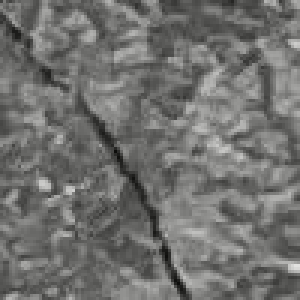
#> input picture Sample_crack/crack_2500_1200.jpg, 100 x 100 px, found by its file name (shown 3 times larger)
$ python image_filters.py
#> lines starting #> are read from the running program, lines starting #| are printed output that depends on the picture; after the words box and inside, x2 and y2 are one past the last pixel; in counts of white or black regions, pixels touching at a corner belong together
import cv2
import numpy as np
import matplotlib.pyplot as plt
import pylab as pl


def log_transform(image):
    # Read an image
    #gray = cv2.cvtColor(image, cv2.COLOR_BGR2GRAY)

    # Apply log transformation method
    c = 255 / np.log(1 + np.max(image))
    log_image = c * (np.log(image + 1))

    # Specify the data type so that
    # float value will be converted to int
    log_image = np.array(log_image, dtype=np.uint8)
    return log_image

def bilateral(image):
    bilateral_blur = cv2.bilateralFilter(image, 15, 80, 80)
    return bilateral_blur

def canny(image):
    canny_img = cv2.Canny(image,100,200)
    return canny_img

def morphological_filter(image,kernelSize):
    kernel = cv2.getStructuringElement(cv2.MORPH_RECT, kernelSize)
    closing = cv2.morphologyEx(image, cv2.MORPH_CLOSE, kernel)
    return closing


# Display both images
path = "E:/PyCharm Community Edition 2021.3.1/probility/Crack-Detection/Sample_crack/crack_2500_1200.jpg"
kernelSize = (5,5)

image = cv2.imread(path)
#> image is the input picture: shape (100, 100, 3); mean B, G, R 110.7, 112.7, 112.7
bi_image = bilateral(image)
#> in bilateral, `bilateral_blur = cv2.bilateralFilter(image, 15, 80, 80)`:
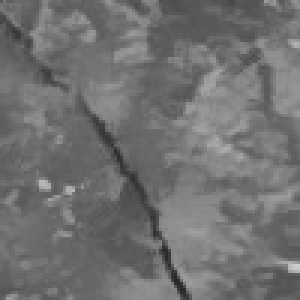
#> bilateral_blur: shape (100, 100, 3) (shown 3 times larger); mean B, G, R 110.4, 112.4, 112.4
log_image = log_transform(bi_image)
#> in log_transform, `c = 255 / np.log(1 + np.max(image))`: c = 47.86
#> in log_transform, `log_image = c * (np.log(image + 1))`:
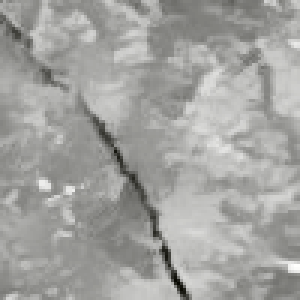
#> log_image: shape (100, 100, 3) float16 (shown 3 times larger); mean B, G, R 224.9, 225.8, 225.8; drawn with min black and max white
#> in log_transform, `log_image = np.array(log_image, dtype=np.uint8)`:
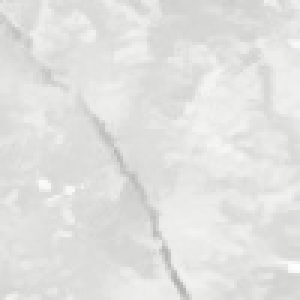
#> log_image: shape (100, 100, 3) (shown 3 times larger); mean B, G, R 224.4, 225.3, 225.3
canny_image = canny(log_image)
#> in canny, `canny_img = cv2.Canny(image,100,200)`:
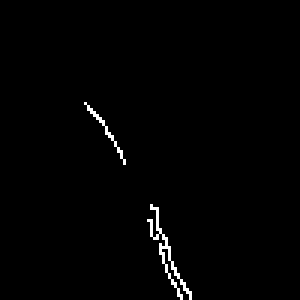
#> canny_img: shape (100, 100) (shown 3 times larger); 1% white in thin lines or dots, all inside (x1, y1, x2, y2) = (28, 34, 64, 100)
canny_raw = canny(image)
#> in canny (call 2), `canny_img = cv2.Canny(image,100,200)`:
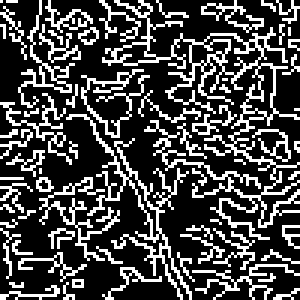
#> canny_img: shape (100, 100) (shown 3 times larger); 27.7% white in thin lines or dots
morph_out = morphological_filter(canny_image,kernelSize)
#> in morphological_filter, `closing = cv2.morphologyEx(image, cv2.MORPH_CLOSE, kernel)`:
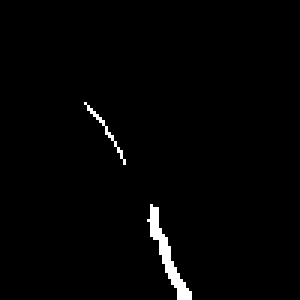
#> closing: shape (100, 100) (shown 3 times larger); 1.5% white; 2 white regions, box (x1, y1, x2, y2) and area: (49, 68, 64, 100) 120, (28, 34, 42, 55) 29

cv2.imshow('raw',image)
cv2.imshow('bi_image',bi_image)
cv2.imshow('log_image',log_image)
cv2.imshow('canny', canny_image)
cv2.imshow('canny_raw',canny_raw)
cv2.imshow('morph_out',morph_out)
cv2.waitKey(0)

$ run again, with Sample_crack/crack_1200_800.jpg copied over Sample_crack/crack_2500_1200.jpg
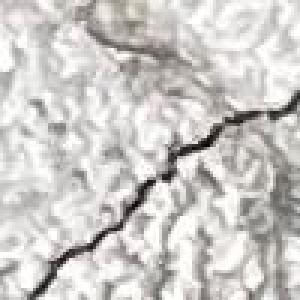
#> input picture Sample_crack/crack_1200_800.jpg, 100 x 100 px, found by its file name (shown 3 times larger)
#> image is the input picture: shape (100, 100, 3); mean B, G, R 199.2, 201.9, 204.3
#> c = 46.28
#> in canny, `canny_img = cv2.Canny(image,100,200)`:
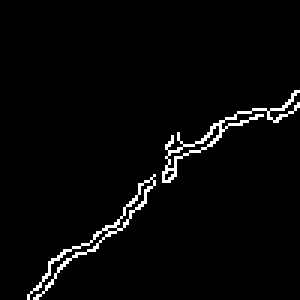
#> canny_img: shape (100, 100) (shown 3 times larger); 2.8% white in thin lines or dots, all inside (x1, y1, x2, y2) = (9, 30, 100, 100)
#> canny_img: shape (100, 100); 30.5% white in thin lines or dots
#> in morphological_filter, `closing = cv2.morphologyEx(image, cv2.MORPH_CLOSE, kernel)`:
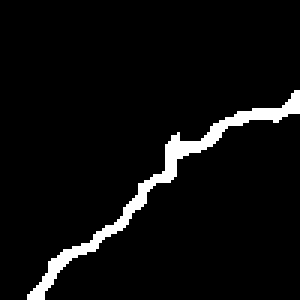
#> closing: shape (100, 100) (shown 3 times larger); 4.9% white; 1 white region, box (x1, y1, x2, y2) and area: (9, 30, 100, 100) 488

$ run again, with Sample_crack/crack_1500_700.jpg copied over Sample_crack/crack_2500_1200.jpg
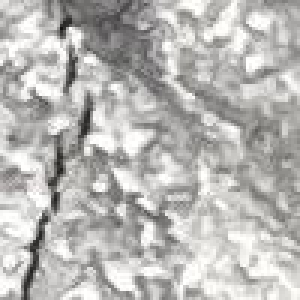
#> input picture Sample_crack/crack_1500_700.jpg, 100 x 100 px, found by its file name (shown 3 times larger)
#> image is the input picture: shape (100, 100, 3); mean B, G, R 181.3, 183.8, 184.7
#> c = 46.32
#> in canny, `canny_img = cv2.Canny(image,100,200)`:
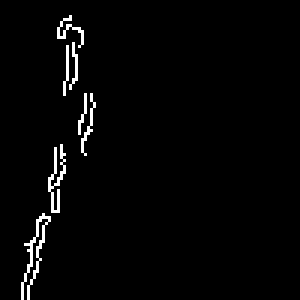
#> canny_img: shape (100, 100) (shown 3 times larger); 2.2% white in thin lines or dots, all inside (x1, y1, x2, y2) = (7, 5, 32, 100)
#> canny_img: shape (100, 100); 32.1% white in thin lines or dots
#> in morphological_filter, `closing = cv2.morphologyEx(image, cv2.MORPH_CLOSE, kernel)`:
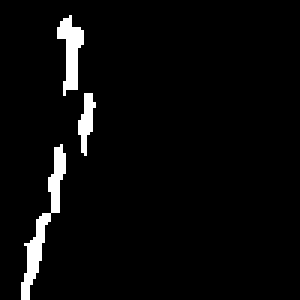
#> closing: shape (100, 100) (shown 3 times larger); 3.9% white; 3 white regions, box (x1, y1, x2, y2) and area: (7, 48, 22, 100) 195, (19, 5, 28, 32) 125, (26, 31, 32, 52) 68
